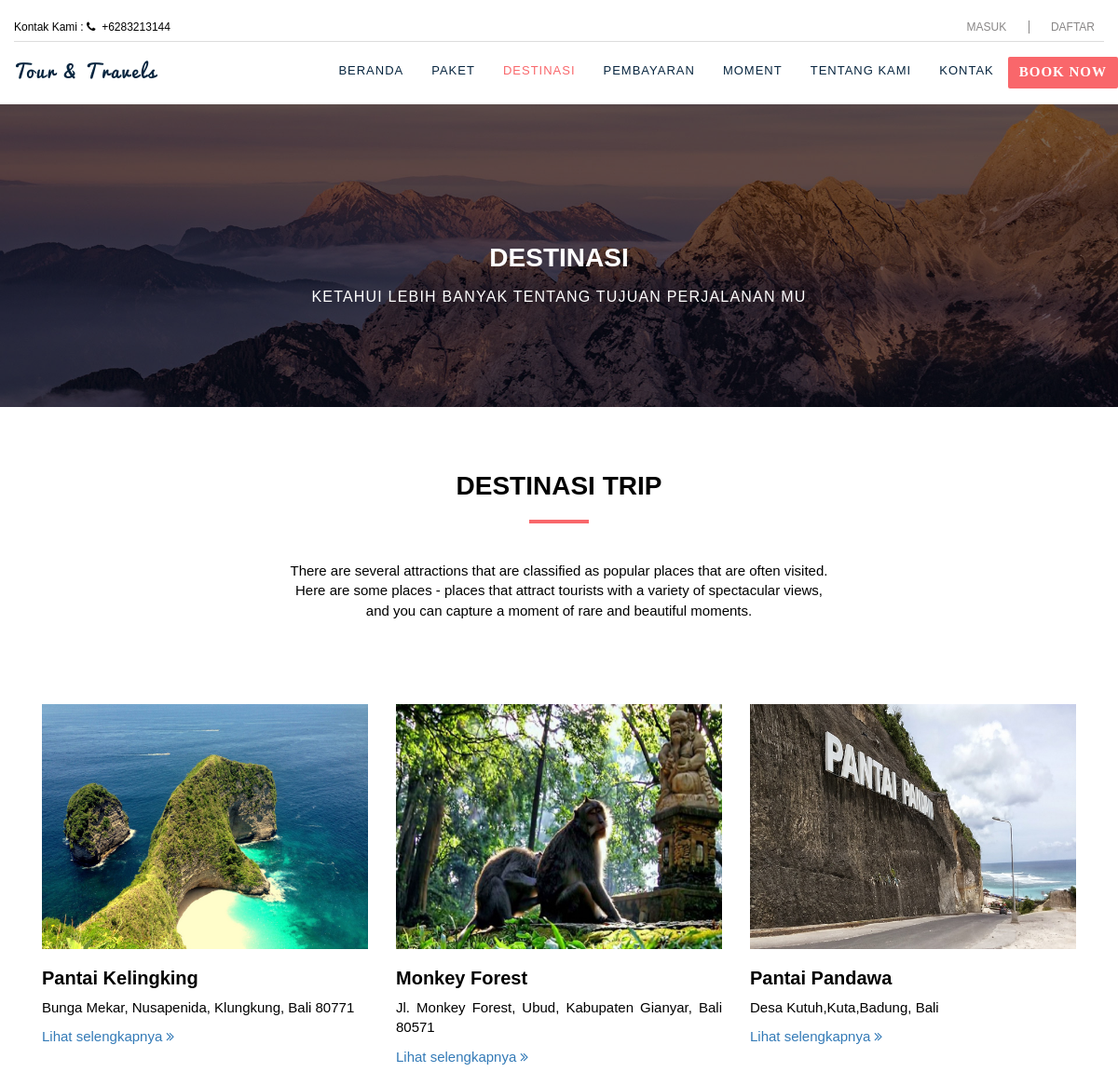
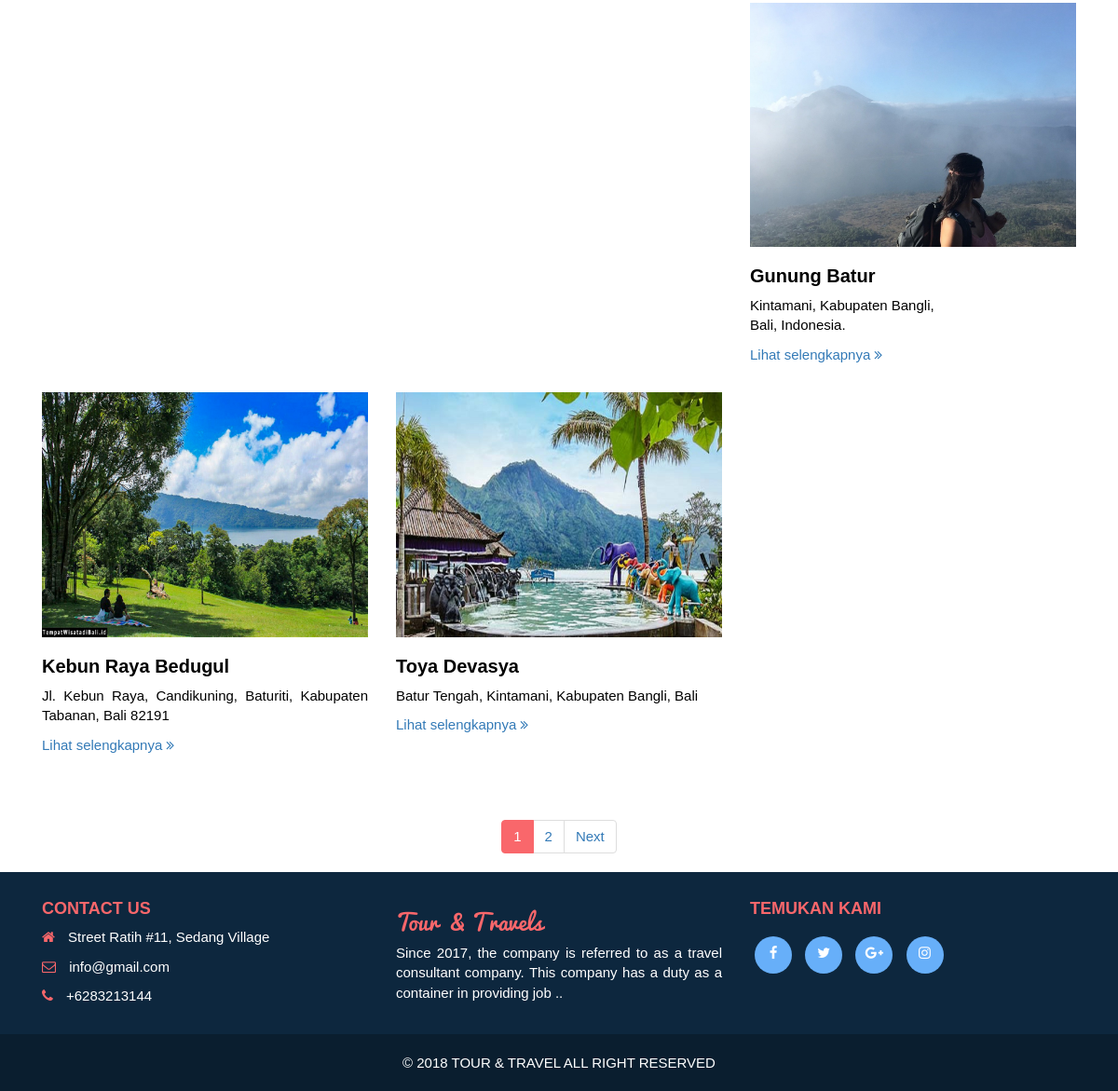
Screenshot of /index.php/destinasi with the database file from the repository (2 pictures, top to bottom).
### tables this page shows
CREATE TABLE `tbl_wisata` (
  `id_wisata` int(11) NOT NULL AUTO_INCREMENT,
  `nama_tempat_wisata` varchar(100) DEFAULT NULL,
  `lokasi` varchar(100) DEFAULT NULL,
  `id_jenis_wisata` int(11) DEFAULT NULL,
  `frame_peta` text,
  `harga_tiket` int(11) DEFAULT NULL,
  `deskripsi_wisata` text,
  `foto_wisata` varchar(255) DEFAULT NULL,
  PRIMARY KEY (`id_wisata`),
  KEY `id_jenis_wisata` (`id_jenis_wisata`),
  CONSTRAINT `tbl_wisata_ibfk_1` FOREIGN KEY (`id_jenis_wisata`) REFERENCES `tbl_jenis_wisata` (`id_jenis_wisata`)
);

### index.php (called while the page is built, shortened)
<?php
require_once BASEPATH.'core/CodeIgniter.php';

### application/models/DestinasiModel.php (called while the page is built, shortened)
<?php if ( ! defined('BASEPATH')) exit('No direct script access allowed');
class DestinasiModel extends CI_Model {
	public function get_current_page_records($limit, $start){
        $this->db->limit($limit, $start);
        $query = $this->db->get("tbl_wisata");
        if ($query->num_rows() > 0)
        {
            foreach ($query->result() as $row)
            {
                $data[] = $row;
            }
            return $data;
        }
        return false;
    }
}

### application/views/destinasi/destinasi.php (the view, shortened to what this page needs)
<body>
<?php
  $title['title'] = 'Destinasi';
  $this->load->view('header',$title);
 ?>
<section>
	<div class="parallax-content" style="background-image: url('<?=base_url()?>images/M_bg.jpg'); height: 325px;">
		<div class="overlay" style="background:rgba(0, 0, 0, 0.54)";>
			<div class="container">
				<div class="row">
					<div class="col-lg-6 col-lg-offset-3">
						<h3 class="parallax-title">Destinasi</h3>
		          		<p class="parallax-desc">ketahui lebih banyak tentang tujuan perjalanan mu</p>
		          	</div>
				</div>
			</div>
		</div>
	</div>
</section>
<section class="section-padd" style="padding-bottom: 0;">
	<div class="container">
		<div class="cd-title">
			<h3>destinasi trip</h3>
			<hr class="hr-style">
		</div>
		<p class="text-center">There are several attractions that are classified as popular places that are often visited.<br> Here are some places - places that attract tourists with a variety of spectacular views, <br>and you can capture a moment of rare and beautiful moments.</p>
	</div>
</section>
<?php
	if( !empty($data)){
?>
<section class="section-padd">
	<div class="container">
        <?php
      		foreach($data as $data){
		?>
		<div class="col-md-4" style="margin:30px 0 0px 0;">
		<div class="contain">
			<img src="<?=base_url()?>images/top-destination/<?=$data->foto_wisata?>" class="img-responsive">
		</div>
		<div class="desc-3tp">
			<h3><?=$data->nama_tempat_wisata?></h3>
			<p><?=$data->lokasi?></p>
			<a href="<?=base_url("DetDestinasi")?>/index/<?=$data->id_wisata?>">Lihat selengkapnya <i class="fa fa-angle-double-right"></i></a>
		</div>
		</div>
		<?php
			}
		?>
	</div>
</section>
<?php if (isset($links)) {
		echo $links;
	}
?>
		<?php } else  { ?>
				<b><h3 style='opacity:0.5; text-align:center; margin-top:50px'>TIDAK ADA WISATA YANG SESUAI</h3></b> <br>
				<a href="<?=base_url()?>"><b><h4 style='opacity:0.8; text-align:center;'>telusuri lagi...</h4></b></a>
		<?php } ?>
<?php $this->load->view('footer'); ?>
</body>
</html>

### application/controllers/Destinasi.php (shortened to what this page needs)
<?php if ( ! defined('BASEPATH')) exit('No direct script access allowed');
class Destinasi extends CI_Controller {
	public function __construct(){
        $this->load->model('DestinasiModel');
		$this->load->helper(array('form', 'url'));
		$this->load->library('pagination');
  	}
  	public function index(){
		if(empty($this->input->post('lokasi'))){
			$lokasi=0;
		}
		else{
			$lokasi=$this->input->post('lokasi');
		}
		if(empty($this->input->post('jenis'))){
			$jenis=0;
		}
		else{
			$jenis=$this->input->post('jenis');
		}
		if($this->input->post('cari')){
			$total_records = $this->DestinasiModel->get_filter($lokasi, $jenis);
		}
		else{
			$total_records = $this->DestinasiModel->get_total();
		}
    	$params = array();
    	$limit_per_page = 6;
    	$start_index = ($this->uri->segment(3)) ? $this->uri->segment(3) : 0;
        if ($total_records > 0) {
			if($this->input->post('cari')){
				$params["data"] = $this->DestinasiModel->get_current_page_records_filter($limit_per_page, $start_index, $lokasi, $jenis);
			}
			else{
				$params["data"] = $this->DestinasiModel->get_current_page_records($limit_per_page, $start_index);
			}
            $config['base_url'] 	= base_url().'destinasi/index';
            $config['total_rows'] 	= $total_records;
            $config['per_page'] 	= $limit_per_page;
            $config["uri_segment"] 	= 3;
			$config['first_link']       = 'First';
			$config['last_link']        = 'Last';
			$config['next_link']        = 'Next';
			$config['prev_link']        = 'Prev';
			$config['full_tag_open']    = '<div class="pagging text-center"><nav><ul class="pagination justify-content-center">';
			$config['full_tag_close']   = '</ul></nav></div>';
			$config['num_tag_open']     = '<li class="page-item"><span class="page-link">';
			$config['num_tag_close']    = '</span></li>';
			$config['cur_tag_open']     = '<li class="page-item active"><span class="page-link">';
			$config['cur_tag_close']    = '<span class="sr-only">(current)</span></span></li>';
			$config['next_tag_open']    = '<li class="page-item"><span class="page-link">';
			$config['next_tagl_close']  = '<span aria-hidden="true">&raquo;</span></span></li>';
			$config['prev_tag_open']    = '<li class="page-item"><span class="page-link">';
			$config['prev_tagl_close']  = '</span>Next</li>';
			$config['first_tag_open']   = '<li class="page-item"><span class="page-link">';
			$config['first_tagl_close'] = '</span></li>';
			$config['last_tag_open']    = '<li class="page-item"><span class="page-link">';
			$config['last_tagl_close']  = '</span></li>';
            $this->pagination->initialize($config);
            $params["links"] = $this->pagination->create_links();
        }
    	$this->load->view('destinasi/destinasi', $params);
	}
}

### application/views/header.php (shortened to what this page needs)
<!DOCTYPE html>
<html>
<head>
	<link rel="stylesheet" href="<?=base_url()?>assets/css/jquery.fancybox.css" type="text/css">
	<link rel="stylesheet" href="<?=base_url()?>assets/css/bootstrap.min.css" type="text/css">
	<link rel="stylesheet" href="<?=base_url()?>assets/css/style.min.css" type="text/css">
	<link rel="stylesheet" href="<?=base_url()?>assets/css/flexslider.css" type="text/css">
	<link rel="stylesheet" href="<?=base_url()?>assets/css/responsive-mobile.css" type="text/css">
	<link rel="stylesheet" href="<?=base_url()?>assets/css/owl.carousel.min.css" type="text/css">
	<link rel="stylesheet" href="<?=base_url()?>assets/css/owl.theme.default.min.css" type="text/css">
	<link rel="stylesheet" href="<?=base_url()?>assets/css/jquery-ui.css" type="text/css" />
	<link rel="stylesheet" href="<?=base_url()?>assets/css/datepicker.css" type="text/css">
	<link rel="stylesheet" href="<?=base_url()?>assets/css/font-awesome/css/font-awesome.min.css" type="text/css">
	<link href="//maxcdn.bootstrapcdn.com/font-awesome/4.7.0/css/font-awesome.min.css" rel="stylesheet" type="text/css" />
</head>
<div class="container">
	<div class="row">
	<div class="header-top">
		<div class="container clear-padding" style="border-bottom: 1px solid #ddd">
			<div class="navbar-contact">
				<div class="col-md-4 clear-padding mr-1">
					<p>Kontak Kami : <i class="fa fa-phone"></i>&nbsp;&nbsp;+6283213144</p>
				</div>
				<div class="col-md-8 col-xs-12 clear-padding mr-1">
						<?php
							if($this->session->userdata('status_user') != "login"){
						?>
						<div class="icon-sosmed">
							<ul>
									<li><a href="<?=base_url('User')?>">MASUK</a></li>
									<li><a style="border-right:1px inset #888686"href="<?=base_url('User')?>"></a></li>
									<li><a href="<?=base_url('User')?>">DAFTAR </a></li>
							</ul>
						</div>
						<?php } ?>
				</div>
			</div>
		</div>
	</div>
	</div>
</div>
<div class="light-menu">
	<div class="col-lg-12 clear-padding">
		<nav class="navbar navbar-default affix" data-spy="affix" data-offset-top="40" role="navigation">
			<div class="container clear-padding">
			<div class="navbar-header">
				<a href="<?=base_url()?>" class="navbar-brand">Tour & Travels</a>
			</div>
			<div class="collapse navbar-collapse clear-padding" id="navigation">
				<ul class="nav navbar-nav navbar-right">
					<li <?php if($title=="Beranda")echo "class='active'";?>><a href="<?=base_url()?>">BERANDA</a></li>
					<li <?php if($title=="Paket")echo "class='active'";?>><a href="<?=base_url('Paket')?>">PAKET</a></li>
					<li <?php if($title=="Destinasi")echo "class='active'";?>><a href="<?=base_url('Destinasi')?>">DESTINASI</a></li>
					<li <?php if($title=="Pembayaran")echo "class='active'";?>><a href="<?=base_url('Pembayaran')?>">PEMBAYARAN</a></li>
					<li <?php if($title=="Moment")echo "class='active'";?>><a href="<?=base_url('Moment')?>">MOMENT</a></li>
					<li <?php if($title=="Tentang")echo "class='active'";?>><a href="<?=base_url('Tentang')?>">TENTANG KAMI</a></li>
					<li <?php if($title=="Kontak")echo "class='active'";?>><a href="<?=base_url('Kontak')?>">KONTAK</a></li>
					<a href="<?=base_url('Booking')?>"><button type="button" class="btn-bn">BOOK NOW</button></a>
				</ul>
			</div>
			</div>
		</nav>
	</div>
</div>

### application/views/footer.php (shortened to what this page needs)
<section class="section-padd" style="padding-bottom: 0; padding-top:0;">
	<div class="footer">
		<div class="container">
			<div class="col-md-4 xs3">
				<h4>CONTACT US</h4>
				<p><i class="fa fa-home"></i> Street Ratih #11, Sedang Village</p>
				<p><i class="fa fa-envelope-o"></i> info@gmail.com</p>
				<p><i class="fa fa-phone"></i> +6283213144</p>
			</div>
			<div class="col-md-4 xs3">
				<h3 style="font-family:pacifico; color:#f9676b;">Tour&nbsp; & Travels</h3>
				<p>Since 2017, the company is referred to as a travel consultant company. This company has a duty as a container in providing job ..</p>
			</div>
			<div class="col-md-4 xs3">
				<h4>TEMUKAN KAMI</h4>
				<div class="contact-sosmed">
					<ul>
						<li><a href="http://facebook.com"><i class="fa fa-facebook"></i></a></li>
						<li><a href="http://twitter.com"><i class="fa fa-twitter"></i></a></li>
						<li><a href="http://plus.google.com"><i class="fa fa-google-plus"></i></a></li>
						<li><a href="http://instagram.com"><i class="fa fa-instagram"></i></a></li>
					</ul>
				</div>
			</div>
		</div>
	</div>
	<div class="footer-bottom">
		<p>&copy 2018 TOUR & TRAVEL ALL RIGHT RESERVED</p>
	</div>
</section>

### rows the page displays
tbl_wisata: foto_wisata (picture), nama_tempat_wisata "Pantai Kelingking", lokasi "Bunga Mekar, Nusapenida, Klungkung, Bali 80771"
tbl_wisata: foto_wisata (picture), nama_tempat_wisata "Monkey Forest", lokasi "Jl. Monkey Forest, Ubud, Kabupaten Gianyar, Bali 80571"
tbl_wisata: foto_wisata (picture), nama_tempat_wisata "Pantai Pandawa", lokasi "Desa Kutuh,Kuta,Badung, Bali"
tbl_wisata: foto_wisata (picture), nama_tempat_wisata "Gunung Batur", lokasi "Kintamani, Kabupaten Bangli, Bali, Indonesia."
tbl_wisata: foto_wisata (picture), nama_tempat_wisata "Kebun Raya Bedugul", lokasi "Jl. Kebun Raya, Candikuning, Baturiti, Kabupaten Tabanan, Bali 82191"
tbl_wisata: foto_wisata (picture), nama_tempat_wisata "Toya Devasya", lokasi "Batur Tengah, Kintamani, Kabupaten Bangli, Bali"

### other values shown
$links "1 2 Next"
